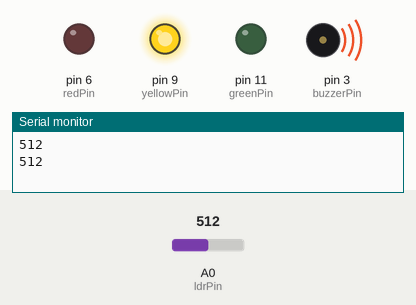
Recording of a sketch running on a simulated Arduino Uno, built with avr-gcc and run on an emulated ATmega328P. Shown: output pins drawn as LEDs (lit = HIGH), buzzer (waves = sounding), the last lines printed to the serial monitor. The inputs (shaded band) are chosen by the test bench; at power-on: A0 (ldrPin) = 512.

Above: at 2.3 s.
2.4 s: A0 (ldrPin) set to 214
5.9 s: A0 (ldrPin) set to 192
At 6.5 s:
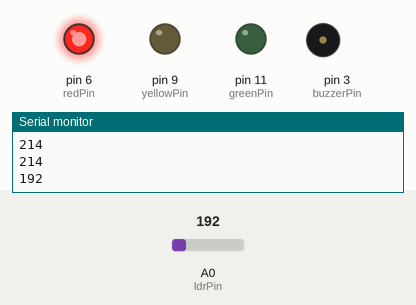
8.0 s: A0 (ldrPin) set to 610
At 8.4 s:
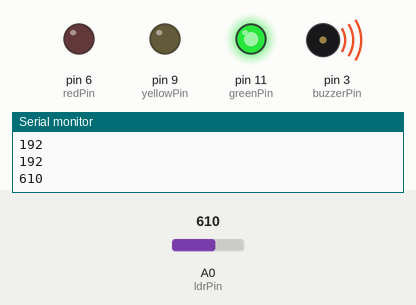
11.5 s: A0 (ldrPin) set to 582
At 13.4 s:
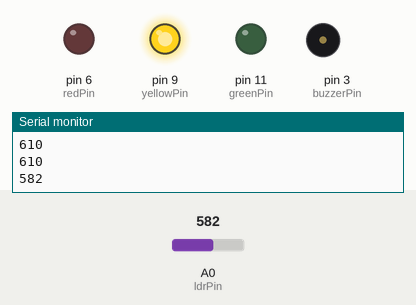
16.5 s: A0 (ldrPin) set to 716
At 17.4 s:
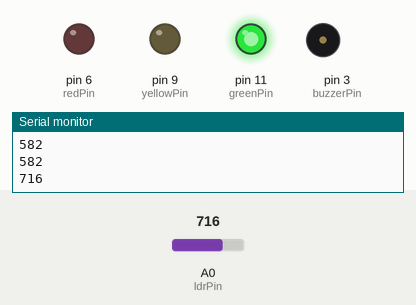
Timing chart, 0 to 21.5 s (numbered marks = the images above; inputs shaded):
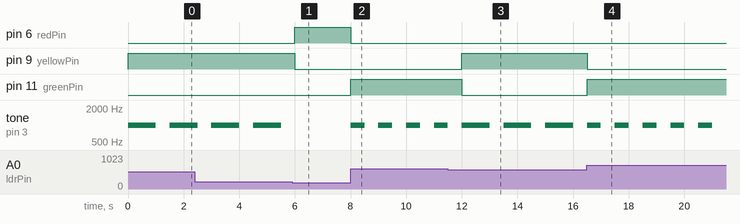

The sketch:

code.ino
```cpp
const int ldrPin = A0;      // Pin connected to the photoresistor (LDR)
const int redPin = 6;       // Pin connected to the red LED
const int yellowPin = 9;    // Pin connected to the yellow LED
const int greenPin = 11;     // Pin connected to the green LED
const int buzzerPin = 3;     // Pin connected to the buzzer

void setup() {
  pinMode(redPin, OUTPUT);    // Set the red LED pin as an output
  pinMode(yellowPin, OUTPUT); // Set the yellow LED pin as an output
  pinMode(greenPin, OUTPUT);  // Set the green LED pin as an output
  pinMode(buzzerPin, OUTPUT); // Set the buzzer pin as an output
  Serial.begin(9600);         // Start serial communication for debugging
}

void loop() {
  int ldrValue = analogRead(ldrPin); // Read the value from the photoresistor
  Serial.println(ldrValue);           // Print the LDR value to the Serial Monitor

  // Determine the light level and control LEDs and buzzer
  if (ldrValue < 200) { // Low light condition
    digitalWrite(redPin, HIGH);   // Turn on the red LED
    digitalWrite(yellowPin, LOW);  // Turn off the yellow LED
    digitalWrite(greenPin, LOW);   // Turn off the green LED
  }
  else if (ldrValue < 600) { // Medium light condition
    digitalWrite(redPin, LOW);    // Turn off the red LED
    digitalWrite(yellowPin, HIGH); // Turn on the yellow LED
    digitalWrite(greenPin, LOW);   // Turn off the green LED
    tone(buzzerPin, 1000);         // Sound the buzzer at 1000 Hz
    delay(1000);                   // Wait for 1 second
    noTone(buzzerPin);             // Turn off the buzzer
  }
  else { // High light condition
    digitalWrite(redPin, LOW);     // Turn off the red LED
    digitalWrite(yellowPin, LOW);  // Turn off the yellow LED
    digitalWrite(greenPin, HIGH);  // Turn on the green LED
    tone(buzzerPin, 1000);         // Sound the buzzer at 1000 Hz
    delay(500);                    // Wait for 0.5 seconds
    noTone(buzzerPin);             // Turn off the buzzer
  }

  delay(500); // Delay for stability before the next loop iteration
}
```

Measured:
- the behaviour switches between 200 and 199 on A0 (ldrPin) (found by bisection; images 0 and 1)
- the behaviour switches between 600 and 599 on A0 (ldrPin) (found by bisection; images 2 and 3)
- after the input at 5.9 s, pin 6 (redPin): LOW → HIGH after 0.10 s; pin 9 (yellowPin): HIGH → LOW after 0.10 s; tone on pin 3 (buzzerPin): stays silent (without the input it goes to 1000 Hz after 0.10 s)
- after the input at 8.0 s, pin 6 (redPin): HIGH → LOW at once; pin 11 (greenPin): LOW → HIGH at once; tone on pin 3 (buzzerPin): alternates 1000 Hz for 0.50 s and silent for 0.50 s, starting at once
- after the input at 11.5 s, pin 9 (yellowPin): LOW → HIGH after 0.50 s; pin 11 (greenPin): HIGH → LOW after 0.50 s; tone on pin 3 (buzzerPin): alternates 1000 Hz for 1.0 s and silent for 0.50 s, starting after 1.5 s
- after the input at 16.5 s, pin 9 (yellowPin): HIGH → LOW at once; pin 11 (greenPin): LOW → HIGH at once; tone on pin 3 (buzzerPin): alternates 1000 Hz for 0.50 s and silent for 0.50 s, starting after 0.51 s
- by itself, tone on pin 3 (buzzerPin): alternates 1000 Hz for 1.0 s and silent for 0.50 s
